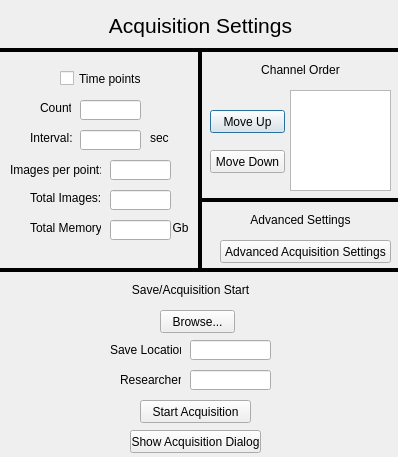
<?xml version="1.0" encoding="UTF-8"?>
<ui version="4.0">
 <class>AcqSettingsDialog</class>
 <widget class="QDialog" name="AcqSettingsDialog">
  <property name="geometry">
   <rect>
    <x>0</x>
    <y>0</y>
    <width>398</width>
    <height>457</height>
   </rect>
  </property>
  <property name="windowTitle">
   <string>Acquisition Settings</string>
  </property>
  <widget class="QCheckBox" name="time_points_check_box">
   <property name="geometry">
    <rect>
     <x>60</x>
     <y>70</y>
     <width>81</width>
     <height>17</height>
    </rect>
   </property>
   <property name="whatsThis">
    <string>&lt;html&gt;&lt;head/&gt;&lt;body&gt;&lt;p&gt;Enables time series.&lt;/p&gt;&lt;/body&gt;&lt;/html&gt;</string>
   </property>
   <property name="text">
    <string>Time points</string>
   </property>
  </widget>
  <widget class="QLineEdit" name="num_time_points_line_edit">
   <property name="geometry">
    <rect>
     <x>80</x>
     <y>100</y>
     <width>61</width>
     <height>20</height>
    </rect>
   </property>
   <property name="whatsThis">
    <string>&lt;html&gt;&lt;head/&gt;&lt;body&gt;&lt;p&gt;Number of time points in time series&lt;/p&gt;&lt;/body&gt;&lt;/html&gt;</string>
   </property>
  </widget>
  <widget class="QLineEdit" name="time_points_interval_line_edit">
   <property name="geometry">
    <rect>
     <x>80</x>
     <y>130</y>
     <width>61</width>
     <height>20</height>
    </rect>
   </property>
   <property name="whatsThis">
    <string>&lt;html&gt;&lt;head/&gt;&lt;body&gt;&lt;p&gt;Interval between time points in seconds&lt;/p&gt;&lt;/body&gt;&lt;/html&gt;</string>
   </property>
  </widget>
  <widget class="QPushButton" name="channel_order_move_up_button">
   <property name="geometry">
    <rect>
     <x>210</x>
     <y>110</y>
     <width>75</width>
     <height>23</height>
    </rect>
   </property>
   <property name="whatsThis">
    <string>&lt;html&gt;&lt;head/&gt;&lt;body&gt;&lt;p&gt;Moves channel up in channel order list&lt;/p&gt;&lt;/body&gt;&lt;/html&gt;</string>
   </property>
   <property name="text">
    <string>Move Up</string>
   </property>
  </widget>
  <widget class="QPushButton" name="channel_order_move_down_button">
   <property name="geometry">
    <rect>
     <x>210</x>
     <y>150</y>
     <width>75</width>
     <height>23</height>
    </rect>
   </property>
   <property name="whatsThis">
    <string>&lt;html&gt;&lt;head/&gt;&lt;body&gt;&lt;p&gt;Moves channel down in channel order list&lt;/p&gt;&lt;/body&gt;&lt;/html&gt;</string>
   </property>
   <property name="text">
    <string>Move Down</string>
   </property>
  </widget>
  <widget class="QListView" name="channel_order_list_view">
   <property name="geometry">
    <rect>
     <x>290</x>
     <y>90</y>
     <width>101</width>
     <height>101</height>
    </rect>
   </property>
   <property name="whatsThis">
    <string>&lt;html&gt;&lt;head/&gt;&lt;body&gt;&lt;p&gt;Order of channels in Z-stack, Snap, and Video acquisitions from top to bottom&lt;/p&gt;&lt;/body&gt;&lt;/html&gt;</string>
   </property>
  </widget>
  <widget class="QLabel" name="channel_order_label">
   <property name="geometry">
    <rect>
     <x>250</x>
     <y>60</y>
     <width>101</width>
     <height>20</height>
    </rect>
   </property>
   <property name="text">
    <string>Channel Order</string>
   </property>
   <property name="alignment">
    <set>Qt::AlignCenter</set>
   </property>
  </widget>
  <widget class="QLabel" name="count_label">
   <property name="geometry">
    <rect>
     <x>40</x>
     <y>100</y>
     <width>31</width>
     <height>16</height>
    </rect>
   </property>
   <property name="text">
    <string>Count:</string>
   </property>
  </widget>
  <widget class="QLabel" name="interval_label">
   <property name="geometry">
    <rect>
     <x>30</x>
     <y>130</y>
     <width>51</width>
     <height>16</height>
    </rect>
   </property>
   <property name="text">
    <string>Interval:</string>
   </property>
  </widget>
  <widget class="QPushButton" name="browse_button">
   <property name="geometry">
    <rect>
     <x>160</x>
     <y>310</y>
     <width>75</width>
     <height>23</height>
    </rect>
   </property>
   <property name="whatsThis">
    <string>&lt;html&gt;&lt;head/&gt;&lt;body&gt;&lt;p&gt;Browse and choose directory for acquisition to be saved&lt;/p&gt;&lt;/body&gt;&lt;/html&gt;</string>
   </property>
   <property name="text">
    <string>Browse...</string>
   </property>
  </widget>
  <widget class="QLineEdit" name="save_path_line_edit">
   <property name="geometry">
    <rect>
     <x>190</x>
     <y>340</y>
     <width>81</width>
     <height>20</height>
    </rect>
   </property>
   <property name="whatsThis">
    <string>&lt;html&gt;&lt;head/&gt;&lt;body&gt;&lt;p&gt;Save location of acquisition&lt;/p&gt;&lt;/body&gt;&lt;/html&gt;</string>
   </property>
  </widget>
  <widget class="QLabel" name="save_label">
   <property name="geometry">
    <rect>
     <x>110</x>
     <y>340</y>
     <width>71</width>
     <height>20</height>
    </rect>
   </property>
   <property name="text">
    <string>Save Location:</string>
   </property>
  </widget>
  <widget class="QPushButton" name="start_acquisition_button">
   <property name="geometry">
    <rect>
     <x>140</x>
     <y>400</y>
     <width>111</width>
     <height>23</height>
    </rect>
   </property>
   <property name="whatsThis">
    <string>&lt;html&gt;&lt;head/&gt;&lt;body&gt;&lt;p&gt;Starts acquisition from settings set here and the region setup dialog. Also brings up the Acquisition Dialog which will provide updates during the acquisition and has an option to abort the acquisition.&lt;/p&gt;&lt;/body&gt;&lt;/html&gt;</string>
   </property>
   <property name="text">
    <string>Start Acquisition</string>
   </property>
  </widget>
  <widget class="QLabel" name="total_images_label">
   <property name="geometry">
    <rect>
     <x>30</x>
     <y>190</y>
     <width>71</width>
     <height>16</height>
    </rect>
   </property>
   <property name="text">
    <string>Total Images:</string>
   </property>
  </widget>
  <widget class="QLineEdit" name="total_images_line_edit">
   <property name="geometry">
    <rect>
     <x>110</x>
     <y>190</y>
     <width>61</width>
     <height>20</height>
    </rect>
   </property>
   <property name="whatsThis">
    <string>&lt;html&gt;&lt;head/&gt;&lt;body&gt;&lt;p&gt;Total number of images taken during the entire acquisition&lt;/p&gt;&lt;/body&gt;&lt;/html&gt;</string>
   </property>
  </widget>
  <widget class="QLabel" name="memory_label">
   <property name="geometry">
    <rect>
     <x>30</x>
     <y>220</y>
     <width>71</width>
     <height>16</height>
    </rect>
   </property>
   <property name="text">
    <string>Total Memory:</string>
   </property>
  </widget>
  <widget class="QLineEdit" name="memory_line_edit">
   <property name="geometry">
    <rect>
     <x>110</x>
     <y>220</y>
     <width>61</width>
     <height>20</height>
    </rect>
   </property>
   <property name="whatsThis">
    <string>&lt;html&gt;&lt;head/&gt;&lt;body&gt;&lt;p&gt;Total amount of data taken during the entire acquisition&lt;/p&gt;&lt;/body&gt;&lt;/html&gt;</string>
   </property>
  </widget>
  <widget class="QLabel" name="num_images_per_label">
   <property name="geometry">
    <rect>
     <x>10</x>
     <y>160</y>
     <width>91</width>
     <height>20</height>
    </rect>
   </property>
   <property name="text">
    <string>Images per point:</string>
   </property>
  </widget>
  <widget class="QLineEdit" name="num_images_per_line_edit">
   <property name="geometry">
    <rect>
     <x>110</x>
     <y>160</y>
     <width>61</width>
     <height>20</height>
    </rect>
   </property>
   <property name="whatsThis">
    <string>&lt;html&gt;&lt;head/&gt;&lt;body&gt;&lt;p&gt;Number of images  per time point&lt;/p&gt;&lt;/body&gt;&lt;/html&gt;</string>
   </property>
  </widget>
  <widget class="Line" name="line_2">
   <property name="geometry">
    <rect>
     <x>190</x>
     <y>50</y>
     <width>20</width>
     <height>221</height>
    </rect>
   </property>
   <property name="frameShadow">
    <enum>QFrame::Plain</enum>
   </property>
   <property name="lineWidth">
    <number>4</number>
   </property>
   <property name="orientation">
    <enum>Qt::Vertical</enum>
   </property>
  </widget>
  <widget class="QLabel" name="acq_settings_label">
   <property name="geometry">
    <rect>
     <x>80</x>
     <y>10</y>
     <width>241</width>
     <height>31</height>
    </rect>
   </property>
   <property name="font">
    <font>
     <pointsize>16</pointsize>
    </font>
   </property>
   <property name="text">
    <string>Acquisition Settings</string>
   </property>
   <property name="alignment">
    <set>Qt::AlignCenter</set>
   </property>
  </widget>
  <widget class="Line" name="line_4">
   <property name="geometry">
    <rect>
     <x>-60</x>
     <y>40</y>
     <width>531</width>
     <height>20</height>
    </rect>
   </property>
   <property name="font">
    <font>
     <pointsize>8</pointsize>
    </font>
   </property>
   <property name="frameShadow">
    <enum>QFrame::Plain</enum>
   </property>
   <property name="lineWidth">
    <number>4</number>
   </property>
   <property name="orientation">
    <enum>Qt::Horizontal</enum>
   </property>
  </widget>
  <widget class="QLabel" name="memory_unit_label">
   <property name="geometry">
    <rect>
     <x>170</x>
     <y>220</y>
     <width>21</width>
     <height>16</height>
    </rect>
   </property>
   <property name="text">
    <string>Gb</string>
   </property>
   <property name="alignment">
    <set>Qt::AlignCenter</set>
   </property>
  </widget>
  <widget class="QLineEdit" name="researcher_line_edit">
   <property name="geometry">
    <rect>
     <x>190</x>
     <y>370</y>
     <width>81</width>
     <height>20</height>
    </rect>
   </property>
   <property name="whatsThis">
    <string>&lt;html&gt;&lt;head/&gt;&lt;body&gt;&lt;p&gt;Name of researcher&lt;/p&gt;&lt;/body&gt;&lt;/html&gt;</string>
   </property>
  </widget>
  <widget class="QLabel" name="researcher_label">
   <property name="geometry">
    <rect>
     <x>120</x>
     <y>370</y>
     <width>61</width>
     <height>20</height>
    </rect>
   </property>
   <property name="text">
    <string>Researcher:</string>
   </property>
  </widget>
  <widget class="QLabel" name="save_acquisition_label">
   <property name="geometry">
    <rect>
     <x>120</x>
     <y>280</y>
     <width>141</width>
     <height>20</height>
    </rect>
   </property>
   <property name="text">
    <string>Save/Acquisition Start</string>
   </property>
   <property name="alignment">
    <set>Qt::AlignCenter</set>
   </property>
  </widget>
  <widget class="QLabel" name="interval_label_2">
   <property name="geometry">
    <rect>
     <x>150</x>
     <y>130</y>
     <width>31</width>
     <height>16</height>
    </rect>
   </property>
   <property name="text">
    <string>sec</string>
   </property>
  </widget>
  <widget class="QPushButton" name="show_acquisition_dialog_button">
   <property name="geometry">
    <rect>
     <x>130</x>
     <y>430</y>
     <width>131</width>
     <height>23</height>
    </rect>
   </property>
   <property name="whatsThis">
    <string>&lt;html&gt;&lt;head/&gt;&lt;body&gt;&lt;p&gt;show the acquisition dialog, which povides updates of current acquisition.&lt;/p&gt;&lt;/body&gt;&lt;/html&gt;</string>
   </property>
   <property name="text">
    <string>Show Acquisition Dialog</string>
   </property>
  </widget>
  <widget class="Line" name="line_3">
   <property name="geometry">
    <rect>
     <x>-40</x>
     <y>260</y>
     <width>461</width>
     <height>20</height>
    </rect>
   </property>
   <property name="font">
    <font>
     <pointsize>8</pointsize>
    </font>
   </property>
   <property name="frameShadow">
    <enum>QFrame::Plain</enum>
   </property>
   <property name="lineWidth">
    <number>4</number>
   </property>
   <property name="orientation">
    <enum>Qt::Horizontal</enum>
   </property>
  </widget>
  <widget class="QPushButton" name="adv_settings_button">
   <property name="geometry">
    <rect>
     <x>220</x>
     <y>240</y>
     <width>171</width>
     <height>23</height>
    </rect>
   </property>
   <property name="whatsThis">
    <string>&lt;html&gt;&lt;head/&gt;&lt;body&gt;&lt;p&gt;Moves channel down in channel order list&lt;/p&gt;&lt;/body&gt;&lt;/html&gt;</string>
   </property>
   <property name="text">
    <string>Advanced Acquisition Settings</string>
   </property>
  </widget>
  <widget class="QLabel" name="adv_settings_label">
   <property name="geometry">
    <rect>
     <x>250</x>
     <y>210</y>
     <width>101</width>
     <height>20</height>
    </rect>
   </property>
   <property name="text">
    <string>Advanced Settings</string>
   </property>
   <property name="alignment">
    <set>Qt::AlignCenter</set>
   </property>
  </widget>
  <widget class="Line" name="line_5">
   <property name="geometry">
    <rect>
     <x>200</x>
     <y>190</y>
     <width>461</width>
     <height>20</height>
    </rect>
   </property>
   <property name="font">
    <font>
     <pointsize>8</pointsize>
    </font>
   </property>
   <property name="frameShadow">
    <enum>QFrame::Plain</enum>
   </property>
   <property name="lineWidth">
    <number>4</number>
   </property>
   <property name="orientation">
    <enum>Qt::Horizontal</enum>
   </property>
  </widget>
 </widget>
 <resources/>
 <connections/>
</ui>
